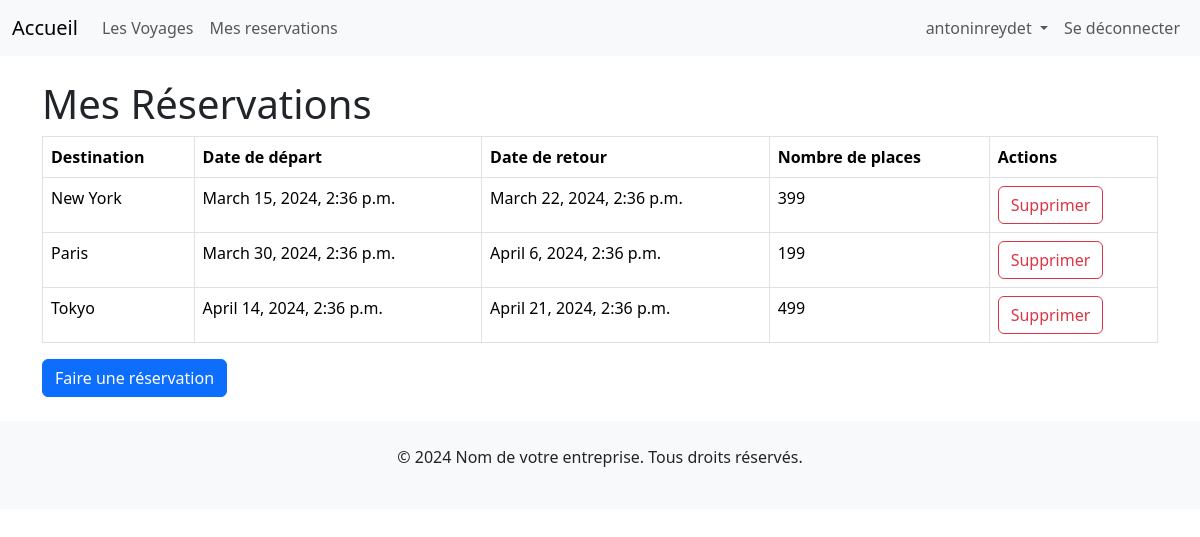
The app's page /reservations/ (signed in) with its own data.
### app_voyage/models.py (models this page shows)
class Reservation(models.Model):
    trip = models.ForeignKey(Trips, on_delete=models.CASCADE)
    details = models.CharField(max_length=200)
    user = models.ForeignKey('auth.User', on_delete=models.CASCADE)

class Trips(models.Model):
    departuredate = models.DateTimeField('date of departure')
    returndate = models.DateTimeField('date of return')
    destination = models.CharField(max_length=200)
    transporttype = models.CharField(max_length=200)
    price = models.DecimalField(max_digits=10, decimal_places=2)
    seats = models.IntegerField()

### app_voyage/views.py (the view)
# urls.py: path('reservations/', my_reservations, name='reservations'),
def my_reservations(request):
    reservations = GetReservationByIdUSer(request.user.id)
    return render(request, 'reservations.html', {'reservations': reservations})

### app_voyage/utils.py (called while the page is built)
def GetReservationByIdUSer(id) -> list[Reservation]:
    return Reservation.objects.filter(user_id=id)

### app_voyage/templates/reservations.html
{% extends 'base.html' %}
{% block content %}
    <h1>Mes Réservations</h1>
    {% if reservations.count == 0 %}
        <p>Vous n'avez pas de réservations</p>
{% else %}
        <table class="table table-bordered table-hover">
            <tr>
                <th>Destination</th>
                <th>Date de départ</th>
                <th>Date de retour</th>
                <th>Nombre de places</th>
                <th>Actions</th>
            </tr>
            {% for reservation in reservations %}
                <tr>
                    <td>{{ reservation.trip.destination }}</td>
                    <td>{{ reservation.trip.departuredate }}</td>
                    <td>{{ reservation.trip.returndate }}</td>
                    <td>{{ reservation.trip.seats }}</td>
                    <td>
                        <a href="{% url 'delete_reservation' reservation.id %}" class="btn btn-outline-danger">Supprimer</a>
                    </td>
                </tr>
            {% endfor %}
        </table>
    {% endif %}
    <a class="btn btn-primary" href="{% url 'home' %}">Faire une réservation</a>
{% endblock %}

### app_voyage/templates/navbar.html (shortened to what this page needs)
<nav class="navbar navbar-expand-lg bg-body-tertiary">
  <div class="container-fluid">
    <a class="navbar-brand" href="{% url 'home' %}">Accueil</a>
    <div class="collapse navbar-collapse" id="navbarScroll">
      <ul class="navbar-nav me-auto my-2 my-lg-0 navbar-nav-scroll" style="--bs-scroll-height: 100px;">
          <li class="nav-item">
              <a class="nav-link" href="{% url 'trips' %}">Les Voyages</a>
          </li>
          {% if user.is_authenticated %}
          <li class="nav-item">
            <a class="nav-link" href="{% url 'reservations' %}">Mes reservations</a>
            </li>
            {% endif %}
      </ul>
<ul class="navbar-nav ml-auto">
    {% if user.is_authenticated %}
        <li class="nav-item dropdown">
          <a class="nav-link dropdown-toggle" href="#" role="button" data-bs-toggle="dropdown" aria-expanded="false">
            {{ user.username }}
          </a>
        </li>
        <li class="nav-item">
          <a class="nav-link" href="{% url 'logout' %}">Se déconnecter</a>
        </li>
    {% else %}
        <li class="nav-item">
          <a class="nav-link" href="{% url 'login' %}">Se connecter</a>
        </li>
        <li class="nav-item">
          <a class="nav-link" href="{% url 'register' %}">S'inscrire</a>
    {% endif %}
</ul>
    </div>
  </div>
</nav>

### app_voyage/templates/base.html (style rules this page uses)
body { background-color: #ffffff; }

### records on screen
Reservation: trip.destination "New York", trip.departuredate "March 15, 2024, 2:36 p.m.", trip.returndate "March 22, 2024, 2:36 p.m.", trip.seats "399"
Reservation: trip.destination "Paris", trip.departuredate "March 30, 2024, 2:36 p.m.", trip.returndate "April 6, 2024, 2:36 p.m.", trip.seats "199"
Reservation: trip.destination "Tokyo", trip.departuredate "April 14, 2024, 2:36 p.m.", trip.returndate "April 21, 2024, 2:36 p.m.", trip.seats "499"

### other values on screen
{{ user.username }} "antoninreydet"
